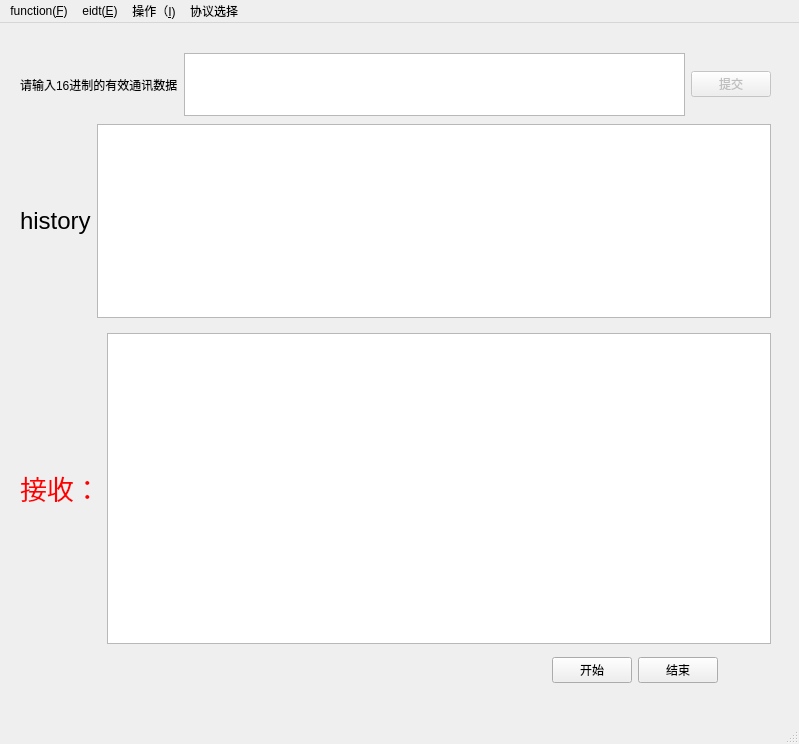
<?xml version="1.0" encoding="UTF-8"?>
<ui version="4.0">
 <class>RTU</class>
 <widget class="QMainWindow" name="RTU">
  <property name="geometry">
   <rect>
    <x>0</x>
    <y>0</y>
    <width>799</width>
    <height>744</height>
   </rect>
  </property>
  <property name="windowTitle">
   <string>MainWindow</string>
  </property>
  <widget class="QWidget" name="centralwidget">
   <widget class="QWidget" name="layoutWidget">
    <property name="geometry">
     <rect>
      <x>20</x>
      <y>30</y>
      <width>751</width>
      <height>63</height>
     </rect>
    </property>
    <layout class="QHBoxLayout" name="horizontalLayout_3">
     <item>
      <widget class="QLabel" name="label">
       <property name="text">
        <string>请输入16进制的有效通讯数据</string>
       </property>
      </widget>
     </item>
     <item>
      <widget class="QTextEdit" name="textEdit"/>
     </item>
     <item>
      <widget class="QPushButton" name="subbut">
       <property name="enabled">
        <bool>false</bool>
       </property>
       <property name="text">
        <string>提交</string>
       </property>
       <property name="autoDefault">
        <bool>false</bool>
       </property>
       <property name="default">
        <bool>true</bool>
       </property>
      </widget>
     </item>
    </layout>
   </widget>
   <widget class="QWidget" name="layoutWidget">
    <property name="geometry">
     <rect>
      <x>20</x>
      <y>101</y>
      <width>751</width>
      <height>194</height>
     </rect>
    </property>
    <layout class="QHBoxLayout" name="horizontalLayout_2">
     <item>
      <widget class="QLabel" name="label_3">
       <property name="text">
        <string>&lt;html&gt;&lt;head/&gt;&lt;body&gt;&lt;p&gt;&lt;span style=&quot; font-size:18pt;&quot;&gt;history&lt;/span&gt;&lt;/p&gt;&lt;/body&gt;&lt;/html&gt;</string>
       </property>
      </widget>
     </item>
     <item>
      <widget class="QListWidget" name="historyitem"/>
     </item>
    </layout>
   </widget>
   <widget class="QWidget" name="layoutWidget">
    <property name="geometry">
     <rect>
      <x>20</x>
      <y>310</y>
      <width>751</width>
      <height>311</height>
     </rect>
    </property>
    <layout class="QHBoxLayout" name="horizontalLayout">
     <item>
      <widget class="QLabel" name="label_2">
       <property name="text">
        <string>&lt;html&gt;&lt;head/&gt;&lt;body&gt;&lt;p&gt;&lt;span style=&quot; font-size:20pt; color:#ff0000;&quot;&gt;接收：&lt;/span&gt;&lt;/p&gt;&lt;/body&gt;&lt;/html&gt;</string>
       </property>
      </widget>
     </item>
     <item>
      <widget class="QListWidget" name="recevelist"/>
     </item>
    </layout>
   </widget>
   <widget class="QWidget" name="">
    <property name="geometry">
     <rect>
      <x>470</x>
      <y>630</y>
      <width>248</width>
      <height>35</height>
     </rect>
    </property>
    <layout class="QHBoxLayout" name="horizontalLayout_4">
     <item>
      <spacer name="horizontalSpacer">
       <property name="orientation">
        <enum>Qt::Horizontal</enum>
       </property>
       <property name="sizeHint" stdset="0">
        <size>
         <width>40</width>
         <height>20</height>
        </size>
       </property>
      </spacer>
     </item>
     <item>
      <widget class="QPushButton" name="pushButton_2">
       <property name="text">
        <string>开始</string>
       </property>
      </widget>
     </item>
     <item>
      <widget class="QPushButton" name="pushButton_3">
       <property name="text">
        <string>结束</string>
       </property>
      </widget>
     </item>
    </layout>
   </widget>
  </widget>
  <widget class="QMenuBar" name="menubar">
   <property name="geometry">
    <rect>
     <x>0</x>
     <y>0</y>
     <width>799</width>
     <height>31</height>
    </rect>
   </property>
   <widget class="QMenu" name="menuFunction_F">
    <property name="title">
     <string>function(&amp;F)</string>
    </property>
    <addaction name="action_ret"/>
    <addaction name="actionExit_Q"/>
   </widget>
   <widget class="QMenu" name="menuEidt_e">
    <property name="title">
     <string>eidt(&amp;E)</string>
    </property>
    <addaction name="action_all"/>
    <addaction name="actionchexiao"/>
    <addaction name="action_jianqie"/>
    <addaction name="action_copy"/>
    <addaction name="action_zhantie"/>
    <addaction name="action_Refresh"/>
    <addaction name="separator"/>
    <addaction name="action_Date"/>
    <addaction name="action_G"/>
   </widget>
   <widget class="QMenu" name="menuInut_I">
    <property name="title">
     <string>操作（&amp;I)</string>
    </property>
    <addaction name="actionTemp_T"/>
    <addaction name="action_query"/>
    <addaction name="action_write"/>
   </widget>
   <widget class="QMenu" name="menu">
    <property name="title">
     <string>协议选择</string>
    </property>
    <addaction name="actionModbus"/>
   </widget>
   <addaction name="menuFunction_F"/>
   <addaction name="menuEidt_e"/>
   <addaction name="menuInut_I"/>
   <addaction name="menu"/>
  </widget>
  <widget class="QStatusBar" name="statusbar"/>
  <action name="action_ret">
   <property name="text">
    <string>端口配置(&amp;R)</string>
   </property>
  </action>
  <action name="actionExit_Q">
   <property name="text">
    <string>exit(&amp;Q)</string>
   </property>
  </action>
  <action name="actionchexiao">
   <property name="text">
    <string>撤销（&amp;U）</string>
   </property>
  </action>
  <action name="action_jianqie">
   <property name="text">
    <string>剪切（&amp;X）</string>
   </property>
  </action>
  <action name="action_copy">
   <property name="text">
    <string>复制（&amp;C）</string>
   </property>
  </action>
  <action name="action_Refresh">
   <property name="text">
    <string>重做（&amp;R）</string>
   </property>
  </action>
  <action name="action_zhantie">
   <property name="text">
    <string>粘贴（&amp;V）</string>
   </property>
  </action>
  <action name="action_all">
   <property name="text">
    <string>全选（&amp;A）</string>
   </property>
  </action>
  <action name="action_Date">
   <property name="text">
    <string>日期（&amp;D）</string>
   </property>
  </action>
  <action name="actionTemp_T">
   <property name="text">
    <string>temp(&amp;T)</string>
   </property>
  </action>
  <action name="action_G">
   <property name="text">
    <string>格式（&amp;G）</string>
   </property>
  </action>
  <action name="actionModbus">
   <property name="text">
    <string>modbus协议</string>
   </property>
  </action>
  <action name="action_query">
   <property name="text">
    <string>查询（&amp;Q）</string>
   </property>
  </action>
  <action name="action_write">
   <property name="text">
    <string>写入（&amp;W）</string>
   </property>
  </action>
 </widget>
 <resources/>
 <connections/>
</ui>
